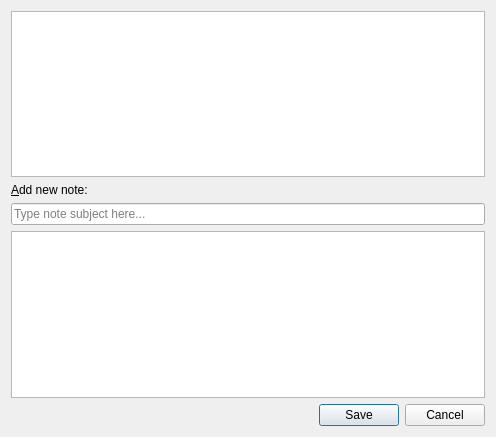
<?xml version="1.0" encoding="UTF-8"?>
<ui version="4.0">
 <class>NotesWindow</class>
 <widget class="QWidget" name="NotesWindow">
  <property name="geometry">
   <rect>
    <x>0</x>
    <y>0</y>
    <width>496</width>
    <height>437</height>
   </rect>
  </property>
  <property name="windowTitle">
   <string>Form</string>
  </property>
  <layout class="QVBoxLayout" name="verticalLayout">
   <item>
    <widget class="KTextEdit" name="textEdit"/>
   </item>
   <item>
    <widget class="QLabel" name="label">
     <property name="text">
      <string>&amp;Add new note:</string>
     </property>
     <property name="buddy">
      <cstring>newNoteDescription</cstring>
     </property>
    </widget>
   </item>
   <item>
    <widget class="QLineEdit" name="newNoteSubject">
     <property name="placeholderText">
      <string>Type note subject here...</string>
     </property>
    </widget>
   </item>
   <item>
    <widget class="KTextEdit" name="newNoteDescription">
     <property name="acceptRichText">
      <bool>false</bool>
     </property>
    </widget>
   </item>
   <item>
    <widget class="QDialogButtonBox" name="buttonBox">
     <property name="standardButtons">
      <set>QDialogButtonBox::Cancel|QDialogButtonBox::Save</set>
     </property>
    </widget>
   </item>
  </layout>
 </widget>
 <customwidgets>
  <customwidget>
   <class>KTextEdit</class>
   <extends>QTextEdit</extends>
   <header>ktextedit.h</header>
  </customwidget>
 </customwidgets>
 <resources/>
 <connections/>
</ui>
